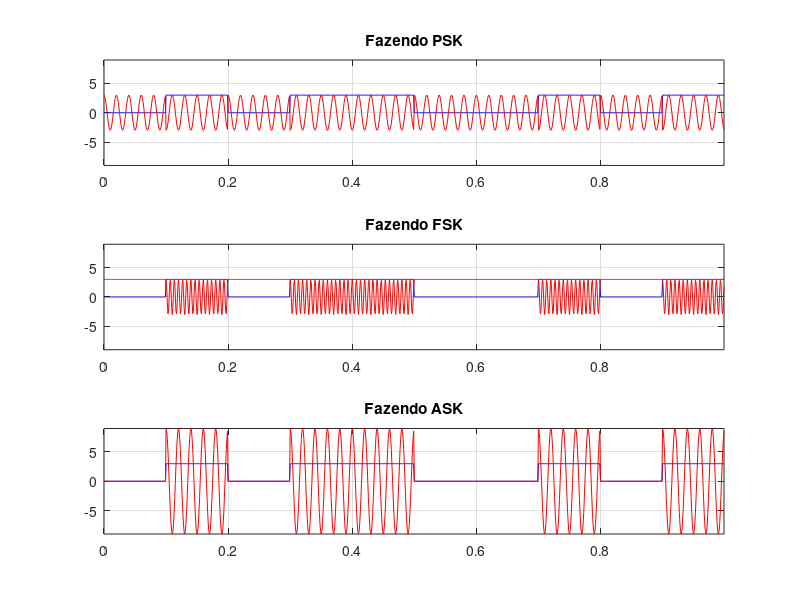

The MATLAB script that drew this image:
clear all; close all; clc;
pkg load signal;

% Conceituando o cosseno

fc = 50;                        % Frequência do sinal (1000 Hz)
T = 1/fc;                       % Período do sinal
phi = 0;                        % Fase do sinal (0 radianos)
A = 3;                          % Amplitude do sinal
amostras_N = 20;                % Quantidade de amostras por período da portadora
periodos_N = 5;                 % Quantidade de períodos por pulso
N = amostras_N * periodos_N;    % Quantiadde de amostras por pulso
M = 2;

% Fazendo o RZ
info = [0 1 0 1 1 0 0 1 0 1];
info_up = upsample(info,N);
filtroRZ = ones(1,N);
info_RZ = filter(filtroRZ,1,info_up) * A;

% Definindo parâmetros de amostragem e criando o vetor tempo

fs = amostras_N * fc;           % Frequência de amostragem (40 vezes a frequência do sinal)
ts = 1/fs;
t = (0:length(info_RZ)-1) * ts;



% Criando os sinais modulados
s_t_psk = A * cos(2 * pi * fc * t + (2 * pi * info_RZ) / M);
s_t_fsk = A * cos(2 * pi * fc * info_RZ .* t);
s_t_ask = A * info_RZ .* cos(2 * pi * fc * t);

% Fazendo os plots
figure(1);

subplot(311)
plot(t, info_RZ, 'b');
hold on;
plot(t, s_t_psk, 'r');
xlim([0, max(t)]);
ylim([-3*A, 3*A]);
title('Fazendo PSK');
grid on;

subplot(312)
plot(t, info_RZ, 'b');
hold on;
plot(t, s_t_fsk, 'r');
xlim([0, max(t)]);
ylim([-3*A, 3*A]);
title('Fazendo FSK');
grid on;

subplot(313)
plot(t, info_RZ, 'b');
hold on;
plot(t, s_t_ask, 'r');
xlim([0, max(t)]);
ylim([-3*A, 3*A]);
title('Fazendo ASK');
grid on;
